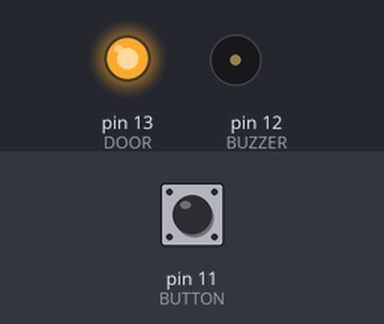
Recording of a sketch running on a simulated Arduino Leonardo, built with avr-gcc and run on an emulated ATmega32U4. Shown: output pins drawn as LEDs (lit = HIGH), buzzer (waves = sounding, pin HIGH). Inputs (shaded band) come from the test bench; at power-on: pin 11 (BUTTON) HIGH.

Above: at 1.2 s.
1.3 s: pin 11 (BUTTON) pulled LOW for 0.15 s
At 4.2 s:
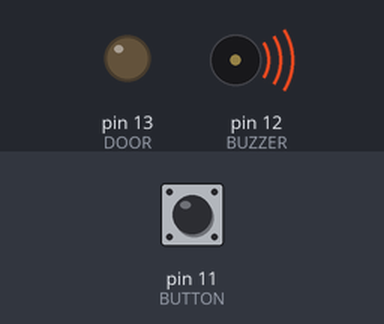
4.3 s: pin 11 (BUTTON) pulled LOW for 1 s
At 5.44 s:
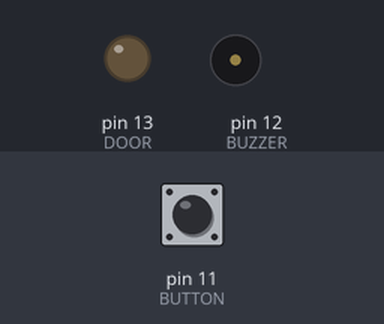
7.3 s: pin 11 (BUTTON) pulled LOW for 3.2 s
At 14.4 s:
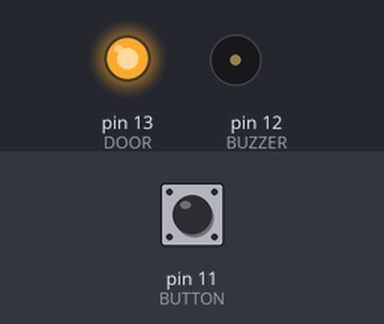
Timing chart, 0 to 15.9 s (numbered marks = the images above; inputs shaded):
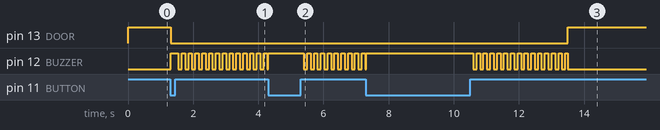

Measured:
- after the input at 1.3 s, pin 13 (DOOR): HIGH → LOW at once; pin 12 (BUZZER): LOW → HIGH at once, then repeats every 0.21 s: LOW 0.10 s, HIGH 0.10 s
- after the input at 4.3 s, pin 13 (DOOR): stays LOW (without the input it goes to HIGH after 0.15 s)
- after the input at 7.3 s, pin 13 (DOOR): LOW → HIGH after 6.2 s instead of 0.99 s

The sketch:

iBotoom_domofon_v3_knopka.ino
```cpp
//------------------------------------ подключать считыватель + (МК) с пином 13 через резистор 4.7кОМ к нему же ( к пину дату считывателя)
/*Alex Kuznetsov
********http://youtube.com/a2kuz************
********http://vk.com/arduino_ekb*********** группа в ВК подробная схема подключения там.
*/
#include <OneWire.h>

#define TIME_PERIOD_BUZZER 100 //переодичность включения\выключения пищалки
#define TIME_PERIOD_DOOR 3000 // сколько будет открыта дверь
#define DOOR 13 // зададим пин для двери
#define BUZZER 12 // зададим пин для пиищалки
#define BUTTON 11// зададим пин для кнопки

unsigned long time_door = 0;
unsigned long time_buzzer = 0;

boolean flag_buzzer = 0;
boolean flag_door = 0;

byte key[8] = {0xAF, 0x85, 0xB1, 0xA, 0x0, 0x0, 0x28}; // ключ AF 85 B1 A 0 0 28
byte addr[8];
byte val = 0;

OneWire  ds(10);

void setup(void) {
  pinMode(DOOR, OUTPUT);
  digitalWrite(DOOR, HIGH);
  pinMode(BUZZER, OUTPUT);
  digitalWrite(BUZZER, LOW);
  pinMode(BUTTON, INPUT);
  digitalWrite(BUTTON, HIGH);
}
void loop(void) {
  if (ds.search(addr)) {
    for (byte i = 0; i < 8; i++) if (addr[i] == key[i]) val++;
    if (val == 8) {
      open_door();//вынесли этот фрагмент в отдельную функцию
    }
    ds.reset_search();
  }
  door(); //функция двери
  if  (flag_door == 1) //если дверь еще открыта значит будем пищать
  {
    buzzer(); // функция пищалки
  }
  else if (flag_door == 0) // иначе если дверь уже закрылась то:
  {
    digitalWrite(BUZZER, LOW); // выключаем пищалку и больше не пищим пока дверь не откроется
    flag_buzzer = 0; // запоминаем что пищалка выключена
  }
  /* милисекунды в ардуино обнуляются каждые 49 суток
    для того чтобы в случае если включенное состояние замка небыло еще 49 суток
    нужно обнулить и время отсчета, при этом пищать buzzer либо открыта дверь будет вдвое больше обычного что не кретично.*/
  if (millis() < time_door)
  {
    time_door = 0;
    time_buzzer = 0;
  }
  //тут запишем что если нажали на кнопку - выполним функцию открытия двери
  if (digitalRead(BUTTON) == 0) //если нажал на кнопку
  {
    open_door();//функция открытия двери
  }
}
void door()
{
  if  (millis() >= time_door + TIME_PERIOD_DOOR) //если прошло время которое задавали для двери
  {
    digitalWrite(DOOR, HIGH); //то закрываем ее
    flag_door = 0; // и запоминаем что она закрыта
  }
}
void buzzer()
{
  if  ((millis() >= time_buzzer + TIME_PERIOD_BUZZER) && (flag_buzzer == 1))//если прошло время которое задавали для пищалки и она включена
  {
    digitalWrite(BUZZER, LOW); //мы ее выключаем
    time_buzzer = millis(); //запоминаем время когда выключили
    flag_buzzer = 0; //запоминаем что она выключена
  }
  else if ((millis() >= time_buzzer + TIME_PERIOD_BUZZER) && (flag_buzzer == 0)) //если прошло время которое задавали для пищалки и она выключена
  {
    digitalWrite(BUZZER, HIGH); //то включаем ее
    time_buzzer = millis(); //запоминаем время выключение пищалки
    flag_buzzer = 1; // запоминаем что она выключина
  }
}
void open_door()//функция открытия двери
{
  time_buzzer = millis(); //зададим отсчет времени для пищалки
  time_door = millis(); //зададим отсчет времени для двери
  digitalWrite(BUZZER, HIGH);//включаем пищалку
  digitalWrite(DOOR, LOW);//открываем дверь
  flag_buzzer = 1;//устанавливаем флаг что пищалка включена
  flag_door = 1;//устанавливаем флаг что дверь открыта
}
```
